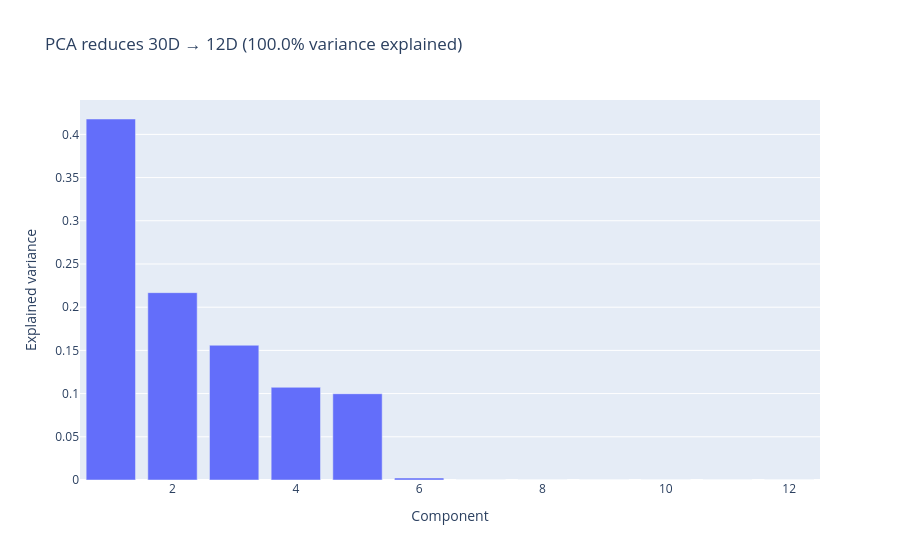

The cell this chart's notebook holds for it:
### Code cell
pca = kairo.compute_pca(std_features)
pca_plot = kairo.plot_pca_variances(pca)
pca_plot.show()
#pca

### Figure 1 — Plotly figure (JSON) as saved in the notebook; plotly's stock layout.template omitted (floating-point values rounded to 4 significant figures)
{"data": [{"hovertemplate": "Component=%{x}<br>Explained variance=%{y}<extra></extra>", "legendgroup": "", "marker": {"color": "#636efa", "pattern": {"shape": ""}}, "name": "", "orientation": "v", "showlegend": false, "textposition": "auto", "type": "bar", "x": [1, 2, 3, 4, 5, 6, 7, 8, 9, 10, 11, 12], "xaxis": "x", "y": [0.4178, 0.2168, 0.156, 0.1073, 0.09985, 0.002301, 2.812e-32, 6.012e-33, 2.86e-33, 1.16e-33, 1.794e-34, 1.895e-35], "yaxis": "y"}], "layout": {"barmode": "relative", "legend": {"tracegroupgap": 0}, "title": {"text": "PCA reduces 30D → 12D (100.0% variance explained)"}, "xaxis": {"anchor": "y", "domain": [0, 1], "title": {"text": "Component"}}, "yaxis": {"anchor": "x", "domain": [0, 1], "title": {"text": "Explained variance"}}}}
